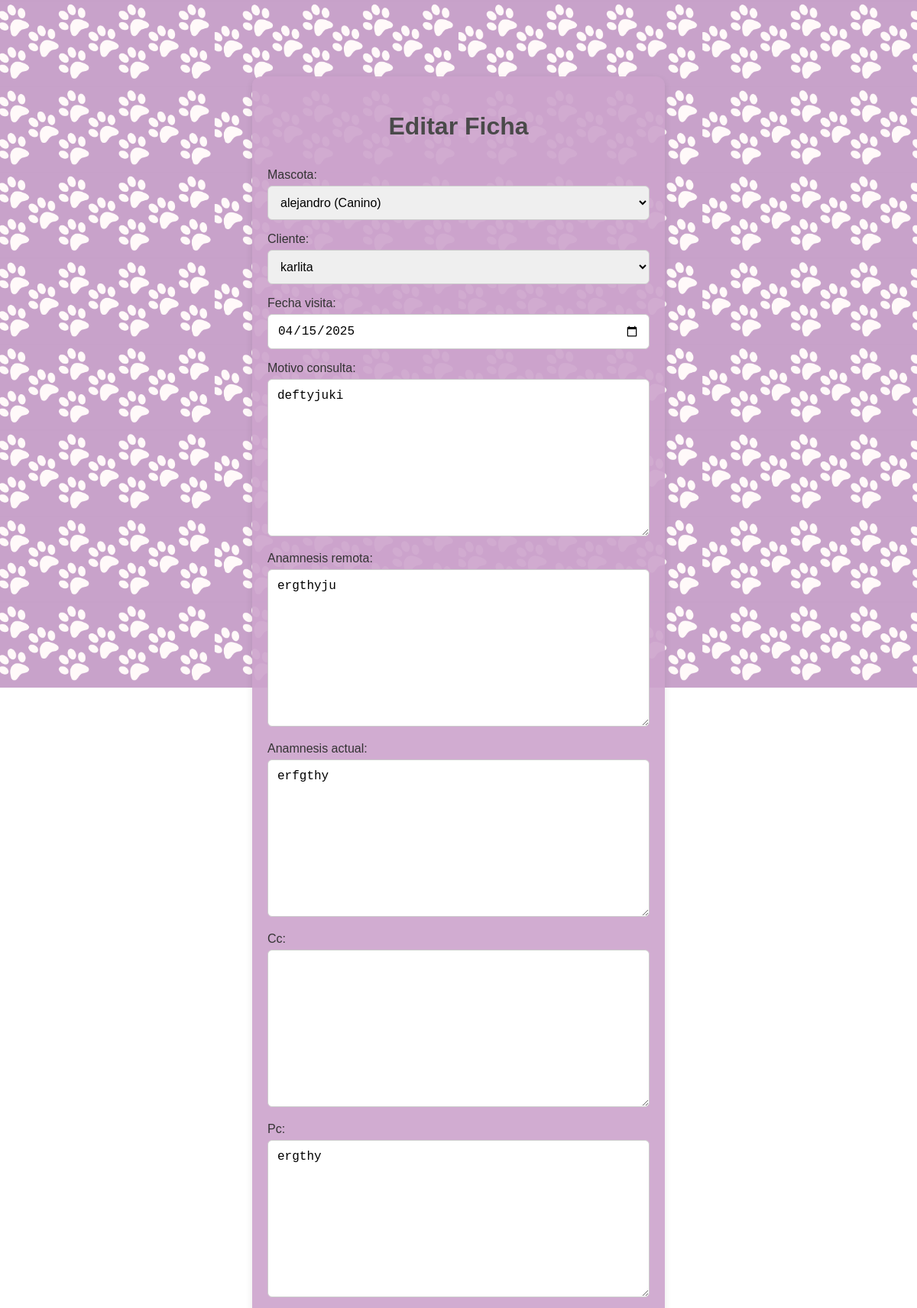
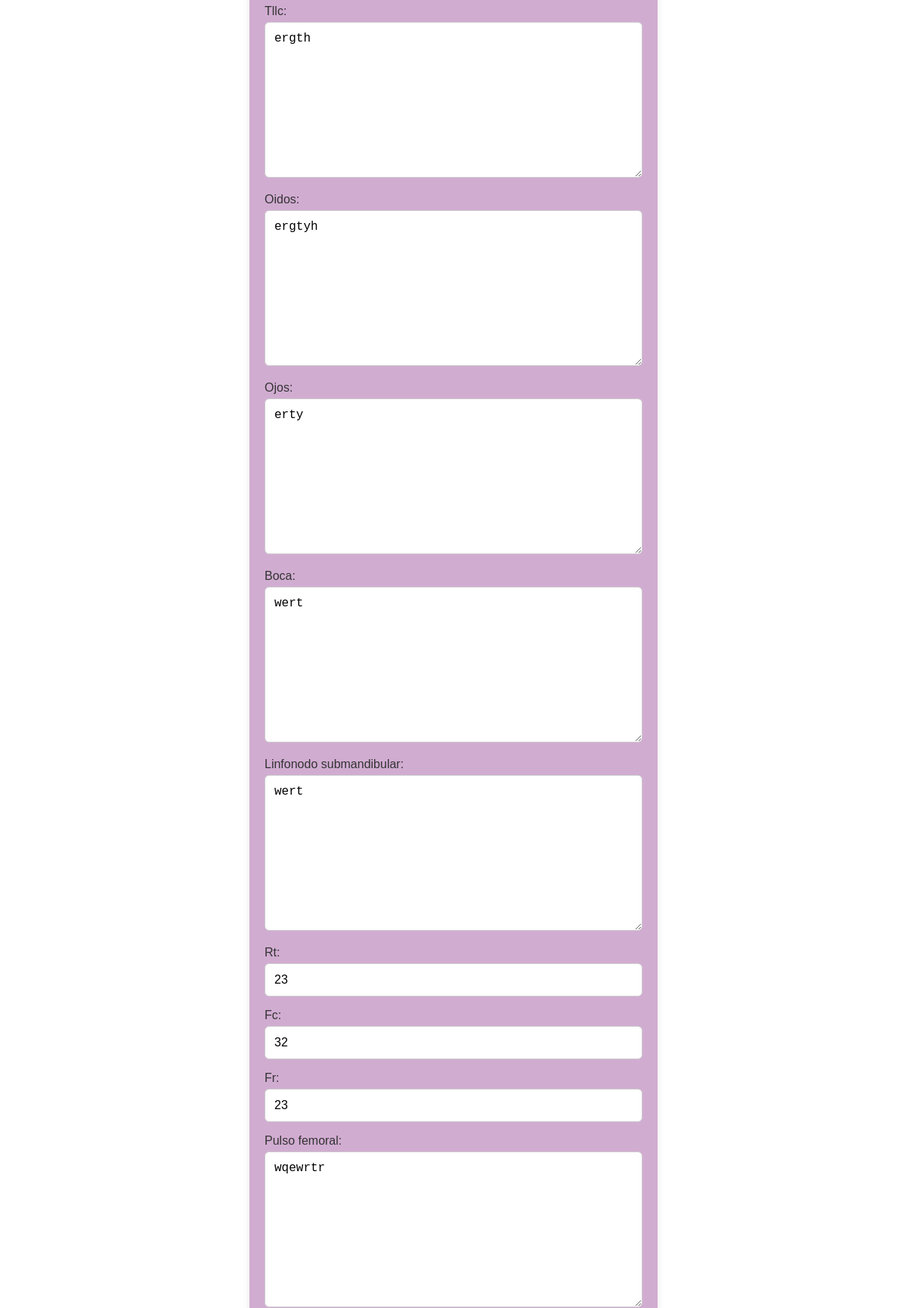
The page /editar_ficha/1/ (upper part) on the database its author committed (2 pictures, top to bottom).
### vetapp/models.py (models this page shows, shortened)
class Ficha(models.Model):
    id_ficha = models.AutoField(primary_key=True)
    mascota = models.ForeignKey(Mascota, on_delete=models.CASCADE, related_name='fichas')
    cliente = models.ForeignKey(Cliente, on_delete=models.CASCADE)
    fecha_visita = models.DateField(default=timezone.now)
    motivo_consulta = models.TextField()
    anamnesis_remota = models.TextField()
    anamnesis_actual = models.TextField()
    cc = models.TextField(blank=True, null=True)
    pc = models.TextField()
    tllc = models.TextField()
    oidos = models.TextField()
    ojos = models.TextField()
    boca = models.TextField()
    linfonodo_submandibular = models.TextField()
    rt = models.CharField(max_length=10)
    fc = models.CharField(max_length=10)
    fr = models.CharField(max_length=10)
    pulso_femoral = models.TextField()
    palpacion_abdominal = models.TextField()
    miembro_reproductor = models.TextField()
    linfonodo_inguinal = models.TextField()
    pelaje = models.TextField()
    temperatura = models.CharField(max_length=10)
    tratamiento = models.TextField()
    recomendaciones = models.TextField()
    receta = models.TextField()

### vetapp/views.py (the view)
# urls.py: path('editar_ficha/<int:id_ficha>/', views.editar_ficha, name='editar_ficha'),
def editar_ficha(request, id_ficha):
    ficha = get_object_or_404(Ficha, id_ficha=id_ficha)  # Obtenemos la ficha a editar
    if request.method == 'POST':
        form = FichaForm(request.POST, instance=ficha)
        if form.is_valid():
            form.save()
            return redirect('ver_fichas')  # Redirige al listado de fichas después de guardar
    else:
        form = FichaForm(instance=ficha)  # Cargamos los datos de la ficha en el formulario
    return render(request, 'vetapp/editar_ficha.html', {'form': form, 'ficha': ficha})

### vetapp/models.py (called while the page is built)
    def __str__(self):
        return self.nombre

    def __str__(self):
        return f"{self.nombre} ({self.especie})"

### vetapp/templates/vetapp/editar_ficha.html (shortened to what this page needs)
{% load static %}
<!DOCTYPE html>
<html lang="es">
<head>
    <link rel="stylesheet" href="{% static 'css/style.css' %}">
</head>
<body>
    <div class="formulario-container">
        <h2>Editar Ficha</h2>
        <form method="post">
            <p>{{ form.mascota.label_tag }} {{ form.mascota }}</p>
            <p>{{ form.cliente.label_tag }} {{ form.cliente }}</p>
            <p>{{ form.fecha_visita.label_tag }}
                <input type="date" name="fecha_visita" value="{{ form.fecha_visita.value|date:'Y-m-d' }}">
            </p>
            <p>{{ form.motivo_consulta.label_tag }} {{ form.motivo_consulta }}</p>
            <p>{{ form.anamnesis_remota.label_tag }} {{ form.anamnesis_remota }}</p>
            <p>{{ form.anamnesis_actual.label_tag }} {{ form.anamnesis_actual }}</p>
            <p>{{ form.cc.label_tag }} {{ form.cc }}</p>
            <p>{{ form.pc.label_tag }} {{ form.pc }}</p>
            <p>{{ form.tllc.label_tag }} {{ form.tllc }}</p>
            <p>{{ form.oidos.label_tag }} {{ form.oidos }}</p>
            <p>{{ form.ojos.label_tag }} {{ form.ojos }}</p>
            <p>{{ form.boca.label_tag }} {{ form.boca }}</p>
            <p>{{ form.linfonodo_submandibular.label_tag }} {{ form.linfonodo_submandibular }}</p>
            <p>{{ form.rt.label_tag }} {{ form.rt }}</p>
            <p>{{ form.fc.label_tag }} {{ form.fc }}</p>
            <p>{{ form.fr.label_tag }} {{ form.fr }}</p>
            <p>{{ form.pulso_femoral.label_tag }} {{ form.pulso_femoral }}</p>
        </form>
    </div>
</body>
</html>

### static/css/style.css (style rules this page uses)
body { margin: 0; font-family: Arial, sans-serif; background-size: cover; background-position: center; color: #333; height: 100vh; }
.formulario-container { width: 100%; max-width: 500px; margin: 100px auto; background-color: rgba(204, 164, 204, 0.9); padding: 30px; border-radius: 12px; box-shadow: 0px 4px 10px rgba(0, 0, 0, 0.1); text-align: center; }
.formulario-container h2 { margin-bottom: 20px; color: #4a4a4a; }
.formulario-container form p { margin-bottom: 15px; text-align: left; }
.formulario-container input, .formulario-container select, .formulario-container textarea { width: 100%; padding: 12px; margin-top: 5px; border: 1px solid #ccc; border-radius: 6px; box-sizing: border-box; font-size: 16px; }

### rows shown on the page
Ficha: mascota "alejandro (Canino)", cliente "karlita", fecha_visita "04/15/2025", motivo_consulta "deftyjuki", anamnesis_remota "ergthyju", anamnesis_actual "erfgthy", pc "ergthy", tllc "ergth", oidos "ergtyh", ojos "erty", boca "wert", linfonodo_submandibular "wert", rt "23", fc "32", fr "23", pulso_femoral "wqewrtr"
